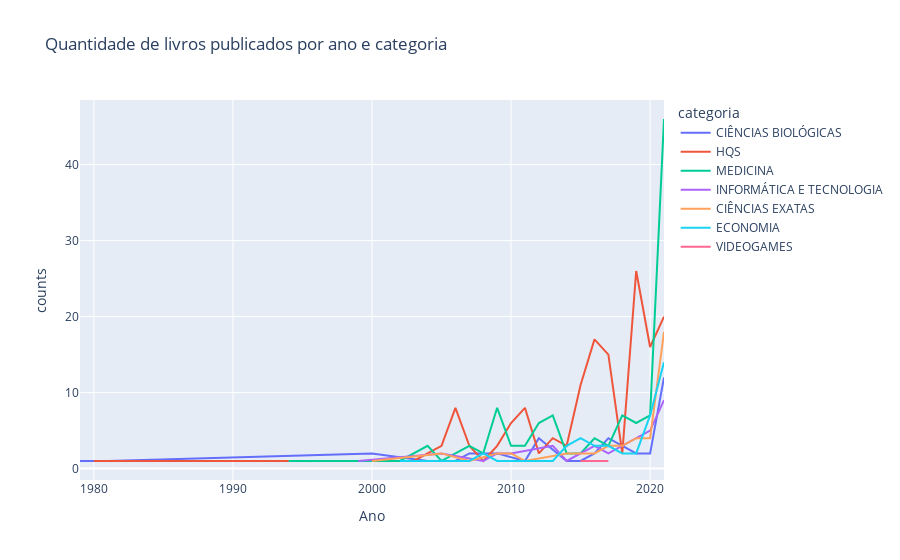

Here is the notebook cell this chart was saved with:
### Markdown cell above
### 2014 teve um boom na publicação de livros, mas no geral, a quantidade de livros publicados parece vir aumentando

### Code cell
ano_cat_dist = df[df['categoria'].isin(cats)].groupby(by=['Ano','categoria']).size().reset_index(name='counts')
fig = px.line(ano_cat_dist, x="Ano", y="counts", color='categoria',title='Quantidade de livros publicados por ano e categoria')
fig.show()

### Figure 1 — Plotly figure (JSON) as saved in the notebook; plotly's stock layout.template omitted (floating-point values rounded to 4 significant figures)
{"data": [{"hovertemplate": "categoria=CIÊNCIAS BIOLÓGICAS<br>Ano=%{x}<br>counts=%{y}<extra></extra>", "legendgroup": "CIÊNCIAS BIOLÓGICAS", "line": {"color": "#636efa", "dash": "solid"}, "mode": "lines", "name": "CIÊNCIAS BIOLÓGICAS", "orientation": "v", "showlegend": true, "type": "scatter", "x": [1979, 1981, 2000, 2004, 2005, 2006, 2007, 2008, 2009, 2011, 2012, 2014, 2015, 2016, 2017, 2019, 2020, 2021], "xaxis": "x", "y": [1, 1, 2, 1, 1, 1, 2, 2, 2, 1, 4, 1, 1, 2, 4, 2, 2, 12], "yaxis": "y"}, {"hovertemplate": "categoria=HQS<br>Ano=%{x}<br>counts=%{y}<extra></extra>", "legendgroup": "HQS", "line": {"color": "#EF553B", "dash": "solid"}, "mode": "lines", "name": "HQS", "orientation": "v", "showlegend": true, "type": "scatter", "x": [1980, 2001, 2002, 2003, 2004, 2005, 2006, 2007, 2008, 2009, 2010, 2011, 2012, 2013, 2014, 2015, 2016, 2017, 2018, 2019, 2020, 2021], "xaxis": "x", "y": [1, 1, 1, 1, 2, 3, 8, 3, 1, 3, 6, 8, 2, 4, 3, 11, 17, 15, 2, 26, 16, 20], "yaxis": "y"}, {"hovertemplate": "categoria=MEDICINA<br>Ano=%{x}<br>counts=%{y}<extra></extra>", "legendgroup": "MEDICINA", "line": {"color": "#00cc96", "dash": "solid"}, "mode": "lines", "name": "MEDICINA", "orientation": "v", "showlegend": true, "type": "scatter", "x": [1994, 1995, 1999, 2002, 2004, 2005, 2006, 2007, 2008, 2009, 2010, 2011, 2012, 2013, 2014, 2015, 2016, 2017, 2018, 2019, 2020, 2021], "xaxis": "x", "y": [1, 1, 1, 1, 3, 1, 2, 3, 2, 8, 3, 3, 6, 7, 2, 2, 4, 3, 7, 6, 7, 46], "yaxis": "y"}, {"hovertemplate": "categoria=INFORMÁTICA E TECNOLOGIA<br>Ano=%{x}<br>counts=%{y}<extra></extra>", "legendgroup": "INFORMÁTICA E TECNOLOGIA", "line": {"color": "#ab63fa", "dash": "solid"}, "mode": "lines", "name": "INFORMÁTICA E TECNOLOGIA", "orientation": "v", "showlegend": true, "type": "scatter", "x": [1999, 2005, 2008, 2009, 2010, 2013, 2014, 2016, 2017, 2019, 2020, 2021], "xaxis": "x", "y": [1, 2, 1, 2, 2, 3, 1, 3, 2, 4, 5, 9], "yaxis": "y"}, {"hovertemplate": "categoria=CIÊNCIAS EXATAS<br>Ano=%{x}<br>counts=%{y}<extra></extra>", "legendgroup": "CIÊNCIAS EXATAS", "line": {"color": "#FFA15A", "dash": "solid"}, "mode": "lines", "name": "CIÊNCIAS EXATAS", "orientation": "v", "showlegend": true, "type": "scatter", "x": [2000, 2005, 2007, 2009, 2010, 2011, 2014, 2015, 2016, 2017, 2018, 2019, 2020, 2021], "xaxis": "x", "y": [1, 2, 1, 2, 2, 1, 2, 2, 2, 3, 3, 4, 4, 18], "yaxis": "y"}, {"hovertemplate": "categoria=ECONOMIA<br>Ano=%{x}<br>counts=%{y}<extra></extra>", "legendgroup": "ECONOMIA", "line": {"color": "#19d3f3", "dash": "solid"}, "mode": "lines", "name": "ECONOMIA", "orientation": "v", "showlegend": true, "type": "scatter", "x": [2002, 2003, 2004, 2005, 2007, 2008, 2009, 2011, 2012, 2013, 2014, 2015, 2016, 2017, 2018, 2019, 2020, 2021], "xaxis": "x", "y": [1, 1, 1, 1, 1, 2, 1, 1, 1, 1, 3, 4, 3, 3, 2, 2, 7, 14], "yaxis": "y"}, {"hovertemplate": "categoria=VIDEOGAMES<br>Ano=%{x}<br>counts=%{y}<extra></extra>", "legendgroup": "VIDEOGAMES", "line": {"color": "#FF6692", "dash": "solid"}, "mode": "lines", "name": "VIDEOGAMES", "orientation": "v", "showlegend": true, "type": "scatter", "x": [2015, 2017], "xaxis": "x", "y": [1, 1], "yaxis": "y"}], "layout": {"legend": {"title": {"text": "categoria"}, "tracegroupgap": 0}, "title": {"text": "Quantidade de livros publicados por ano e categoria"}, "xaxis": {"anchor": "y", "domain": [0, 1], "title": {"text": "Ano"}}, "yaxis": {"anchor": "x", "domain": [0, 1], "title": {"text": "counts"}}}}
